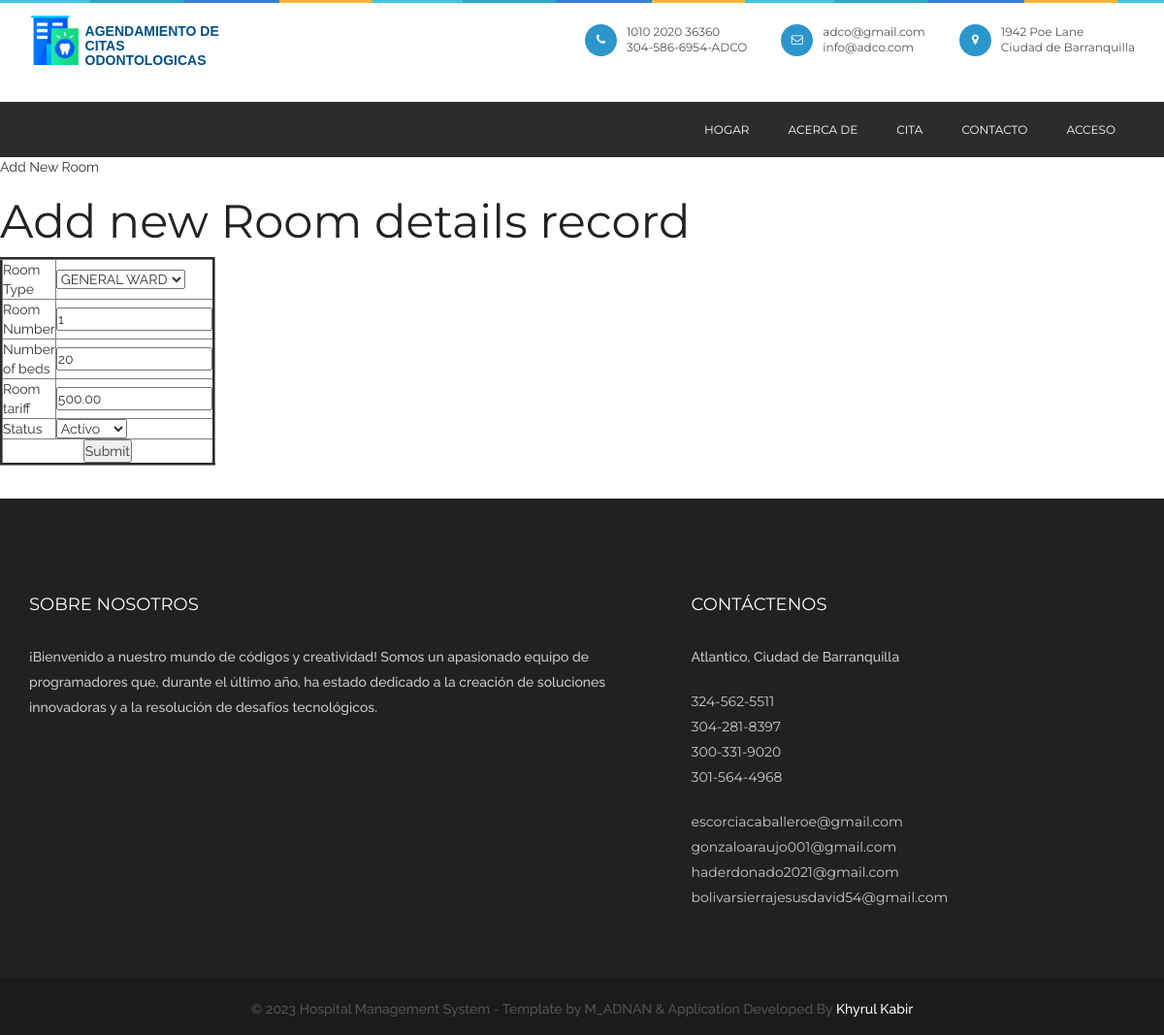
Screenshot of /room.php?editid=15 with the database file from the repository.
### tables this page shows
CREATE TABLE `room` (
  `roomid` int(10) NOT NULL,
  `roomtype` varchar(25) NOT NULL,
  `roomno` int(10) NOT NULL,
  `noofbeds` int(10) NOT NULL,
  `room_tariff` float(10,2) NOT NULL,
  `status` varchar(10) NOT NULL
);

### room.php (the view, shortened to what this page needs)
<?php
include("header.php");
include("dbconnection.php");
if(isset($_GET['editid']))
{
	$sql="SELECT * FROM room WHERE roomid='$_GET[editid]' ";
	$qsql = mysqli_query($con,$sql);
	$rsedit = mysqli_fetch_array($qsql);
}
?>
<div class="wrapper col2">
  <div id="breadcrumb">
    <ul>
      <li class="first">Add New Room</li></ul>
  </div>
</div>
<div class="wrapper col4">
  <div id="container">
    <h1>Add new Room details record</h1>
    <form method="post" action="" name="frmroom" onSubmit="return validateform()">
    <table width="200" border="3">
      <tbody>
        <tr>
          <td width="34%">Room Type</td>
          <td width="66%"><select name="select2" id="select2">
          <?php
		  $arr = array("GENERAL WARD","SPECIAL WARD");
		  foreach($arr as $val)
		  {
			  if($val == $rsedit['roomtype'])
			  {
			  echo "<option value='$val' selected>$val</option>";
			  }
			  else
			  {
				  echo "<option value='$val'>$val</option>";
			  }
		  }
		  ?>
          </select></td>
        </tr>
        <tr>
          <td>Room Number</td>
          <td><input type="text" name="roomnumber" id="roomnumber"  value="<?php echo $rsedit['roomno']; ?>"/></td>
        </tr>
        <tr>
          <td>Number of beds</td>
          <td><input type="text" name="numberofbeds" id="numberofbeds"  value="<?php echo $rsedit['noofbeds']; ?>"/></td>
        </tr>
        <tr>
          <td>Room tariff</td>
          <td><input type="text" name="roomtariff" id="roomtariff"  value="<?php echo $rsedit['room_tariff']; ?>"/></td>
        </tr>
        <tr>
          <td>Status</td>
          <td><select name="select" id="select">
          <?php
		  $arr = array("Activo","Inactivo");
		  foreach($arr as $val)
		  {
			  if($val == $rsedit['status'])
			  {
			  echo "<option value='$val' selected>$val</option>";
			  }
			  else
			  {
				  echo "<option value='$val'>$val</option>";
			  }
		  }
		  ?>
           </select></td>
        </tr>
        <tr>
          <td colspan="2" align="center"><input type="submit" name="submit" id="submit" value="Submit" /></td>
        </tr>
      </tbody>
    </table>
    </form>
    <p>&nbsp;</p>
  </div>
</div>
<?php
include("footer.php");
?>

### css/style.css (style rules this page uses)
* { margin: 0px; padding: 0px; }
body { background: #fff; font-weight: normal; position: relative; font-size: 14px; font-family: "Raleway", sans-serif; }
h1, h2, h3, h4, h5, h6 { font-weight: normal; color: #222222; font-family: "Montserrat", sans-serif; }
h1 { font-size: 48px; }
p { color: #535353; font-size: 14px; letter-spacing: 0px; line-height: 24px; font-weight: 500; text-rendering: optimizeLegibility; }

### rows the page displays
room: select2 "GENERAL WARD", roomnumber "1", numberofbeds "20", roomtariff "500.00", select "Activo"
